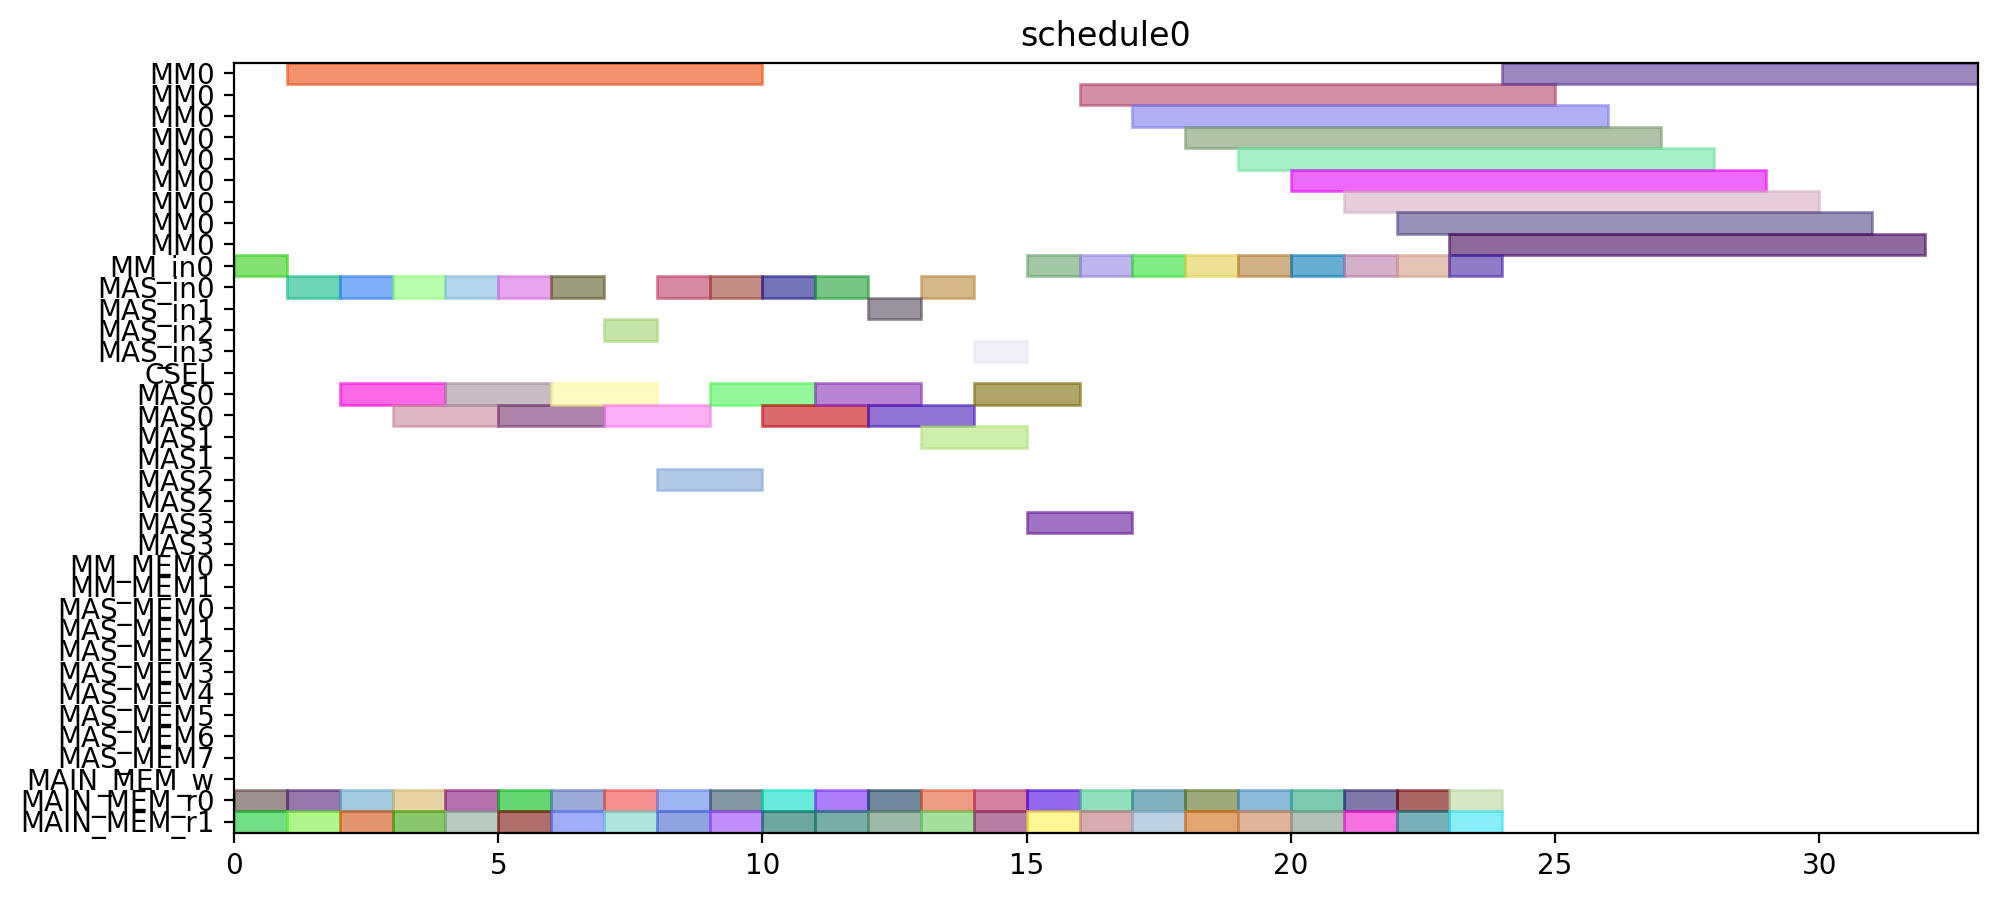

This figure's Python source:
from pyschedule import Scenario, solvers, plotters, alt


def solve():
	horizon = 120
	S = Scenario("schedule0", horizon=horizon)

	# resource
	MM = S.Resources('MM', num=1, size=9)
	MM_in = S.Resources('MM_in', num=1)
	MAS_in = S.Resources('MAS_in', num=4)
	CSEL = S.Resource('CSEL')
	MAS = S.Resources('MAS', num=4, size=2, periods=range(1, horizon))
	MM_MEM = S.Resources('MM_MEM', num=2)
	MAS_MEM = S.Resources('MAS_MEM', num=8)
	MAIN_MEM_w = S.Resource('MAIN_MEM_w', size=1)
	MAIN_MEM_r = S.Resources('MAIN_MEM_r', num=2)

	# result of previous scheduling

	# new tasks
	t0_t0 = S.Task('t0_t0', length=2, delay_cost=1)
	t0_t0 += alt(MAS)
	t0_t0_in = S.Task('t0_t0_in', length=1, delay_cost=1)
	t0_t0_in += alt(MAS_in)
	S += t0_t0_in*MAS_in[0]<=t0_t0*MAS[0]

	S += t0_t0_in*MAS_in[1]<=t0_t0*MAS[1]

	S += t0_t0_in*MAS_in[2]<=t0_t0*MAS[2]

	S += t0_t0_in*MAS_in[3]<=t0_t0*MAS[3]

	t0_t0_mem0 = S.Task('t0_t0_mem0', length=1, delay_cost=1)
	t0_t0_mem0 += MAIN_MEM_r[0]
	S += t0_t0_mem0 <= t0_t0

	t0_t0_mem1 = S.Task('t0_t0_mem1', length=1, delay_cost=1)
	t0_t0_mem1 += MAIN_MEM_r[1]
	S += t0_t0_mem1 <= t0_t0

	t0_t1 = S.Task('t0_t1', length=2, delay_cost=1)
	t0_t1 += alt(MAS)
	t0_t1_in = S.Task('t0_t1_in', length=1, delay_cost=1)
	t0_t1_in += alt(MAS_in)
	S += t0_t1_in*MAS_in[0]<=t0_t1*MAS[0]

	S += t0_t1_in*MAS_in[1]<=t0_t1*MAS[1]

	S += t0_t1_in*MAS_in[2]<=t0_t1*MAS[2]

	S += t0_t1_in*MAS_in[3]<=t0_t1*MAS[3]

	t0_t1_mem0 = S.Task('t0_t1_mem0', length=1, delay_cost=1)
	t0_t1_mem0 += MAIN_MEM_r[0]
	S += t0_t1_mem0 <= t0_t1

	t0_t1_mem1 = S.Task('t0_t1_mem1', length=1, delay_cost=1)
	t0_t1_mem1 += MAIN_MEM_r[1]
	S += t0_t1_mem1 <= t0_t1

	t0_t3 = S.Task('t0_t3', length=9, delay_cost=1)
	t0_t3 += alt(MM)
	t0_t3_in = S.Task('t0_t3_in', length=1, delay_cost=1)
	t0_t3_in += alt(MM_in)
	S += t0_t3_in*MM_in[0]<=t0_t3*MM[0]
	t0_t3_mem0 = S.Task('t0_t3_mem0', length=1, delay_cost=1)
	t0_t3_mem0 += MAIN_MEM_r[0]
	S += t0_t3_mem0 <= t0_t3

	t0_t3_mem1 = S.Task('t0_t3_mem1', length=1, delay_cost=1)
	t0_t3_mem1 += MAIN_MEM_r[1]
	S += t0_t3_mem1 <= t0_t3

	t10 = S.Task('t10', length=2, delay_cost=1)
	t10 += alt(MAS)
	t10_in = S.Task('t10_in', length=1, delay_cost=1)
	t10_in += alt(MAS_in)
	S += t10_in*MAS_in[0]<=t10*MAS[0]

	S += t10_in*MAS_in[1]<=t10*MAS[1]

	S += t10_in*MAS_in[2]<=t10*MAS[2]

	S += t10_in*MAS_in[3]<=t10*MAS[3]

	t10_mem0 = S.Task('t10_mem0', length=1, delay_cost=1)
	t10_mem0 += MAIN_MEM_r[0]
	S += t10_mem0 <= t10

	t10_mem1 = S.Task('t10_mem1', length=1, delay_cost=1)
	t10_mem1 += MAIN_MEM_r[1]
	S += t10_mem1 <= t10

	t11 = S.Task('t11', length=2, delay_cost=1)
	t11 += alt(MAS)
	t11_in = S.Task('t11_in', length=1, delay_cost=1)
	t11_in += alt(MAS_in)
	S += t11_in*MAS_in[0]<=t11*MAS[0]

	S += t11_in*MAS_in[1]<=t11*MAS[1]

	S += t11_in*MAS_in[2]<=t11*MAS[2]

	S += t11_in*MAS_in[3]<=t11*MAS[3]

	t11_mem0 = S.Task('t11_mem0', length=1, delay_cost=1)
	t11_mem0 += MAIN_MEM_r[0]
	S += t11_mem0 <= t11

	t11_mem1 = S.Task('t11_mem1', length=1, delay_cost=1)
	t11_mem1 += MAIN_MEM_r[1]
	S += t11_mem1 <= t11

	t3_t0 = S.Task('t3_t0', length=9, delay_cost=1)
	t3_t0 += alt(MM)
	t3_t0_in = S.Task('t3_t0_in', length=1, delay_cost=1)
	t3_t0_in += alt(MM_in)
	S += t3_t0_in*MM_in[0]<=t3_t0*MM[0]
	t3_t0_mem0 = S.Task('t3_t0_mem0', length=1, delay_cost=1)
	t3_t0_mem0 += MAIN_MEM_r[0]
	S += t3_t0_mem0 <= t3_t0

	t3_t0_mem1 = S.Task('t3_t0_mem1', length=1, delay_cost=1)
	t3_t0_mem1 += MAIN_MEM_r[1]
	S += t3_t0_mem1 <= t3_t0

	t3_t1 = S.Task('t3_t1', length=9, delay_cost=1)
	t3_t1 += alt(MM)
	t3_t1_in = S.Task('t3_t1_in', length=1, delay_cost=1)
	t3_t1_in += alt(MM_in)
	S += t3_t1_in*MM_in[0]<=t3_t1*MM[0]
	t3_t1_mem0 = S.Task('t3_t1_mem0', length=1, delay_cost=1)
	t3_t1_mem0 += MAIN_MEM_r[0]
	S += t3_t1_mem0 <= t3_t1

	t3_t1_mem1 = S.Task('t3_t1_mem1', length=1, delay_cost=1)
	t3_t1_mem1 += MAIN_MEM_r[1]
	S += t3_t1_mem1 <= t3_t1

	t3_t2 = S.Task('t3_t2', length=2, delay_cost=1)
	t3_t2 += alt(MAS)
	t3_t2_in = S.Task('t3_t2_in', length=1, delay_cost=1)
	t3_t2_in += alt(MAS_in)
	S += t3_t2_in*MAS_in[0]<=t3_t2*MAS[0]

	S += t3_t2_in*MAS_in[1]<=t3_t2*MAS[1]

	S += t3_t2_in*MAS_in[2]<=t3_t2*MAS[2]

	S += t3_t2_in*MAS_in[3]<=t3_t2*MAS[3]

	t3_t2_mem0 = S.Task('t3_t2_mem0', length=1, delay_cost=1)
	t3_t2_mem0 += MAIN_MEM_r[0]
	S += t3_t2_mem0 <= t3_t2

	t3_t2_mem1 = S.Task('t3_t2_mem1', length=1, delay_cost=1)
	t3_t2_mem1 += MAIN_MEM_r[1]
	S += t3_t2_mem1 <= t3_t2

	t3_t3 = S.Task('t3_t3', length=2, delay_cost=1)
	t3_t3 += alt(MAS)
	t3_t3_in = S.Task('t3_t3_in', length=1, delay_cost=1)
	t3_t3_in += alt(MAS_in)
	S += t3_t3_in*MAS_in[0]<=t3_t3*MAS[0]

	S += t3_t3_in*MAS_in[1]<=t3_t3*MAS[1]

	S += t3_t3_in*MAS_in[2]<=t3_t3*MAS[2]

	S += t3_t3_in*MAS_in[3]<=t3_t3*MAS[3]

	t3_t3_mem0 = S.Task('t3_t3_mem0', length=1, delay_cost=1)
	t3_t3_mem0 += MAIN_MEM_r[0]
	S += t3_t3_mem0 <= t3_t3

	t3_t3_mem1 = S.Task('t3_t3_mem1', length=1, delay_cost=1)
	t3_t3_mem1 += MAIN_MEM_r[1]
	S += t3_t3_mem1 <= t3_t3

	t4_t0 = S.Task('t4_t0', length=2, delay_cost=1)
	t4_t0 += alt(MAS)
	t4_t0_in = S.Task('t4_t0_in', length=1, delay_cost=1)
	t4_t0_in += alt(MAS_in)
	S += t4_t0_in*MAS_in[0]<=t4_t0*MAS[0]

	S += t4_t0_in*MAS_in[1]<=t4_t0*MAS[1]

	S += t4_t0_in*MAS_in[2]<=t4_t0*MAS[2]

	S += t4_t0_in*MAS_in[3]<=t4_t0*MAS[3]

	t4_t0_mem0 = S.Task('t4_t0_mem0', length=1, delay_cost=1)
	t4_t0_mem0 += MAIN_MEM_r[0]
	S += t4_t0_mem0 <= t4_t0

	t4_t0_mem1 = S.Task('t4_t0_mem1', length=1, delay_cost=1)
	t4_t0_mem1 += MAIN_MEM_r[1]
	S += t4_t0_mem1 <= t4_t0

	t4_t1 = S.Task('t4_t1', length=2, delay_cost=1)
	t4_t1 += alt(MAS)
	t4_t1_in = S.Task('t4_t1_in', length=1, delay_cost=1)
	t4_t1_in += alt(MAS_in)
	S += t4_t1_in*MAS_in[0]<=t4_t1*MAS[0]

	S += t4_t1_in*MAS_in[1]<=t4_t1*MAS[1]

	S += t4_t1_in*MAS_in[2]<=t4_t1*MAS[2]

	S += t4_t1_in*MAS_in[3]<=t4_t1*MAS[3]

	t4_t1_mem0 = S.Task('t4_t1_mem0', length=1, delay_cost=1)
	t4_t1_mem0 += MAIN_MEM_r[0]
	S += t4_t1_mem0 <= t4_t1

	t4_t1_mem1 = S.Task('t4_t1_mem1', length=1, delay_cost=1)
	t4_t1_mem1 += MAIN_MEM_r[1]
	S += t4_t1_mem1 <= t4_t1

	t4_t3 = S.Task('t4_t3', length=9, delay_cost=1)
	t4_t3 += alt(MM)
	t4_t3_in = S.Task('t4_t3_in', length=1, delay_cost=1)
	t4_t3_in += alt(MM_in)
	S += t4_t3_in*MM_in[0]<=t4_t3*MM[0]
	t4_t3_mem0 = S.Task('t4_t3_mem0', length=1, delay_cost=1)
	t4_t3_mem0 += MAIN_MEM_r[0]
	S += t4_t3_mem0 <= t4_t3

	t4_t3_mem1 = S.Task('t4_t3_mem1', length=1, delay_cost=1)
	t4_t3_mem1 += MAIN_MEM_r[1]
	S += t4_t3_mem1 <= t4_t3

	t5_t0 = S.Task('t5_t0', length=9, delay_cost=1)
	t5_t0 += alt(MM)
	t5_t0_in = S.Task('t5_t0_in', length=1, delay_cost=1)
	t5_t0_in += alt(MM_in)
	S += t5_t0_in*MM_in[0]<=t5_t0*MM[0]
	t5_t0_mem0 = S.Task('t5_t0_mem0', length=1, delay_cost=1)
	t5_t0_mem0 += MAIN_MEM_r[0]
	S += t5_t0_mem0 <= t5_t0

	t5_t0_mem1 = S.Task('t5_t0_mem1', length=1, delay_cost=1)
	t5_t0_mem1 += MAIN_MEM_r[1]
	S += t5_t0_mem1 <= t5_t0

	t5_t1 = S.Task('t5_t1', length=9, delay_cost=1)
	t5_t1 += alt(MM)
	t5_t1_in = S.Task('t5_t1_in', length=1, delay_cost=1)
	t5_t1_in += alt(MM_in)
	S += t5_t1_in*MM_in[0]<=t5_t1*MM[0]
	t5_t1_mem0 = S.Task('t5_t1_mem0', length=1, delay_cost=1)
	t5_t1_mem0 += MAIN_MEM_r[0]
	S += t5_t1_mem0 <= t5_t1

	t5_t1_mem1 = S.Task('t5_t1_mem1', length=1, delay_cost=1)
	t5_t1_mem1 += MAIN_MEM_r[1]
	S += t5_t1_mem1 <= t5_t1

	t5_t2 = S.Task('t5_t2', length=2, delay_cost=1)
	t5_t2 += alt(MAS)
	t5_t2_in = S.Task('t5_t2_in', length=1, delay_cost=1)
	t5_t2_in += alt(MAS_in)
	S += t5_t2_in*MAS_in[0]<=t5_t2*MAS[0]

	S += t5_t2_in*MAS_in[1]<=t5_t2*MAS[1]

	S += t5_t2_in*MAS_in[2]<=t5_t2*MAS[2]

	S += t5_t2_in*MAS_in[3]<=t5_t2*MAS[3]

	t5_t2_mem0 = S.Task('t5_t2_mem0', length=1, delay_cost=1)
	t5_t2_mem0 += MAIN_MEM_r[0]
	S += t5_t2_mem0 <= t5_t2

	t5_t2_mem1 = S.Task('t5_t2_mem1', length=1, delay_cost=1)
	t5_t2_mem1 += MAIN_MEM_r[1]
	S += t5_t2_mem1 <= t5_t2

	t5_t3 = S.Task('t5_t3', length=2, delay_cost=1)
	t5_t3 += alt(MAS)
	t5_t3_in = S.Task('t5_t3_in', length=1, delay_cost=1)
	t5_t3_in += alt(MAS_in)
	S += t5_t3_in*MAS_in[0]<=t5_t3*MAS[0]

	S += t5_t3_in*MAS_in[1]<=t5_t3*MAS[1]

	S += t5_t3_in*MAS_in[2]<=t5_t3*MAS[2]

	S += t5_t3_in*MAS_in[3]<=t5_t3*MAS[3]

	t5_t3_mem0 = S.Task('t5_t3_mem0', length=1, delay_cost=1)
	t5_t3_mem0 += MAIN_MEM_r[0]
	S += t5_t3_mem0 <= t5_t3

	t5_t3_mem1 = S.Task('t5_t3_mem1', length=1, delay_cost=1)
	t5_t3_mem1 += MAIN_MEM_r[1]
	S += t5_t3_mem1 <= t5_t3

	t6_t0 = S.Task('t6_t0', length=9, delay_cost=1)
	t6_t0 += alt(MM)
	t6_t0_in = S.Task('t6_t0_in', length=1, delay_cost=1)
	t6_t0_in += alt(MM_in)
	S += t6_t0_in*MM_in[0]<=t6_t0*MM[0]
	t6_t0_mem0 = S.Task('t6_t0_mem0', length=1, delay_cost=1)
	t6_t0_mem0 += MAIN_MEM_r[0]
	S += t6_t0_mem0 <= t6_t0

	t6_t0_mem1 = S.Task('t6_t0_mem1', length=1, delay_cost=1)
	t6_t0_mem1 += MAIN_MEM_r[1]
	S += t6_t0_mem1 <= t6_t0

	t6_t1 = S.Task('t6_t1', length=9, delay_cost=1)
	t6_t1 += alt(MM)
	t6_t1_in = S.Task('t6_t1_in', length=1, delay_cost=1)
	t6_t1_in += alt(MM_in)
	S += t6_t1_in*MM_in[0]<=t6_t1*MM[0]
	t6_t1_mem0 = S.Task('t6_t1_mem0', length=1, delay_cost=1)
	t6_t1_mem0 += MAIN_MEM_r[0]
	S += t6_t1_mem0 <= t6_t1

	t6_t1_mem1 = S.Task('t6_t1_mem1', length=1, delay_cost=1)
	t6_t1_mem1 += MAIN_MEM_r[1]
	S += t6_t1_mem1 <= t6_t1

	t6_t2 = S.Task('t6_t2', length=2, delay_cost=1)
	t6_t2 += alt(MAS)
	t6_t2_in = S.Task('t6_t2_in', length=1, delay_cost=1)
	t6_t2_in += alt(MAS_in)
	S += t6_t2_in*MAS_in[0]<=t6_t2*MAS[0]

	S += t6_t2_in*MAS_in[1]<=t6_t2*MAS[1]

	S += t6_t2_in*MAS_in[2]<=t6_t2*MAS[2]

	S += t6_t2_in*MAS_in[3]<=t6_t2*MAS[3]

	t6_t2_mem0 = S.Task('t6_t2_mem0', length=1, delay_cost=1)
	t6_t2_mem0 += MAIN_MEM_r[0]
	S += t6_t2_mem0 <= t6_t2

	t6_t2_mem1 = S.Task('t6_t2_mem1', length=1, delay_cost=1)
	t6_t2_mem1 += MAIN_MEM_r[1]
	S += t6_t2_mem1 <= t6_t2

	t6_t3 = S.Task('t6_t3', length=2, delay_cost=1)
	t6_t3 += alt(MAS)
	t6_t3_in = S.Task('t6_t3_in', length=1, delay_cost=1)
	t6_t3_in += alt(MAS_in)
	S += t6_t3_in*MAS_in[0]<=t6_t3*MAS[0]

	S += t6_t3_in*MAS_in[1]<=t6_t3*MAS[1]

	S += t6_t3_in*MAS_in[2]<=t6_t3*MAS[2]

	S += t6_t3_in*MAS_in[3]<=t6_t3*MAS[3]

	t6_t3_mem0 = S.Task('t6_t3_mem0', length=1, delay_cost=1)
	t6_t3_mem0 += MAIN_MEM_r[0]
	S += t6_t3_mem0 <= t6_t3

	t6_t3_mem1 = S.Task('t6_t3_mem1', length=1, delay_cost=1)
	t6_t3_mem1 += MAIN_MEM_r[1]
	S += t6_t3_mem1 <= t6_t3

	t7_t0 = S.Task('t7_t0', length=9, delay_cost=1)
	t7_t0 += alt(MM)
	t7_t0_in = S.Task('t7_t0_in', length=1, delay_cost=1)
	t7_t0_in += alt(MM_in)
	S += t7_t0_in*MM_in[0]<=t7_t0*MM[0]
	t7_t0_mem0 = S.Task('t7_t0_mem0', length=1, delay_cost=1)
	t7_t0_mem0 += MAIN_MEM_r[0]
	S += t7_t0_mem0 <= t7_t0

	t7_t0_mem1 = S.Task('t7_t0_mem1', length=1, delay_cost=1)
	t7_t0_mem1 += MAIN_MEM_r[1]
	S += t7_t0_mem1 <= t7_t0

	t7_t1 = S.Task('t7_t1', length=9, delay_cost=1)
	t7_t1 += alt(MM)
	t7_t1_in = S.Task('t7_t1_in', length=1, delay_cost=1)
	t7_t1_in += alt(MM_in)
	S += t7_t1_in*MM_in[0]<=t7_t1*MM[0]
	t7_t1_mem0 = S.Task('t7_t1_mem0', length=1, delay_cost=1)
	t7_t1_mem0 += MAIN_MEM_r[0]
	S += t7_t1_mem0 <= t7_t1

	t7_t1_mem1 = S.Task('t7_t1_mem1', length=1, delay_cost=1)
	t7_t1_mem1 += MAIN_MEM_r[1]
	S += t7_t1_mem1 <= t7_t1

	t7_t2 = S.Task('t7_t2', length=2, delay_cost=1)
	t7_t2 += alt(MAS)
	t7_t2_in = S.Task('t7_t2_in', length=1, delay_cost=1)
	t7_t2_in += alt(MAS_in)
	S += t7_t2_in*MAS_in[0]<=t7_t2*MAS[0]

	S += t7_t2_in*MAS_in[1]<=t7_t2*MAS[1]

	S += t7_t2_in*MAS_in[2]<=t7_t2*MAS[2]

	S += t7_t2_in*MAS_in[3]<=t7_t2*MAS[3]

	t7_t2_mem0 = S.Task('t7_t2_mem0', length=1, delay_cost=1)
	t7_t2_mem0 += MAIN_MEM_r[0]
	S += t7_t2_mem0 <= t7_t2

	t7_t2_mem1 = S.Task('t7_t2_mem1', length=1, delay_cost=1)
	t7_t2_mem1 += MAIN_MEM_r[1]
	S += t7_t2_mem1 <= t7_t2

	t7_t3 = S.Task('t7_t3', length=2, delay_cost=1)
	t7_t3 += alt(MAS)
	t7_t3_in = S.Task('t7_t3_in', length=1, delay_cost=1)
	t7_t3_in += alt(MAS_in)
	S += t7_t3_in*MAS_in[0]<=t7_t3*MAS[0]

	S += t7_t3_in*MAS_in[1]<=t7_t3*MAS[1]

	S += t7_t3_in*MAS_in[2]<=t7_t3*MAS[2]

	S += t7_t3_in*MAS_in[3]<=t7_t3*MAS[3]

	t7_t3_mem0 = S.Task('t7_t3_mem0', length=1, delay_cost=1)
	t7_t3_mem0 += MAIN_MEM_r[0]
	S += t7_t3_mem0 <= t7_t3

	t7_t3_mem1 = S.Task('t7_t3_mem1', length=1, delay_cost=1)
	t7_t3_mem1 += MAIN_MEM_r[1]
	S += t7_t3_mem1 <= t7_t3

	solvers.mip.solve(S,msg=1,kind='CPLEX',ratio_gap=1.01)

	solution = [['hoge']*len(S.solution()[1]) for i in range(len(S.solution()))]
	for i in range(len(S.solution())):
		for j in range(len(S.solution()[i])):
			solution[i][j]=str(S.solution()[i][j])
	print(solution)

	cycles = int(solution[-1][3])

	pic_file_name = "/home/mfukuda/ABE/multiRAM_multiMAS_16mux/scheduling_result/stage9MM1_stage2MAS4/SQR012345/schedule0.png"
	if(S.solution() != []):
		plotters.matplotlib.plot(S,img_filename=pic_file_name, show_task_labels=False, fig_size=(cycles*0.25+3, 5))

	return solution
